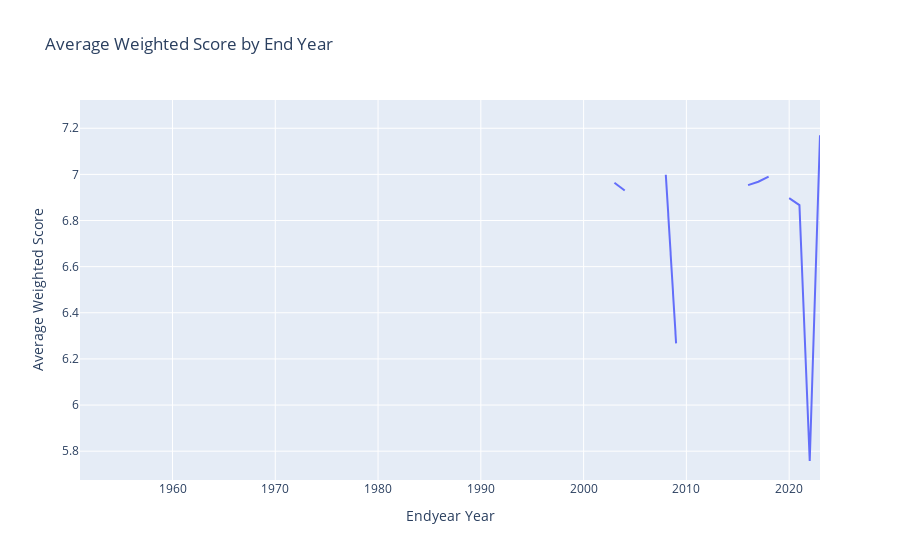

The notebook cell saved with this chart:
### Markdown cell above
## endyear et notation

### Code cell
mean_weighted_score_by_year = df.groupby('endyear')['weighted_score'].mean().reset_index()
px.line(mean_weighted_score_by_year, x='endyear', y='weighted_score', 
              labels={'endyear': 'Endyear Year', 'weighted_score': 'Average Weighted Score'},
              title='Average Weighted Score by End Year')

### Figure 1 — Plotly figure (JSON) as saved in the notebook; plotly's stock layout.template omitted (floating-point values rounded to 4 significant figures)
{"data": [{"hovertemplate": "Endyear Year=%{x}<br>Average Weighted Score=%{y}<extra></extra>", "legendgroup": "", "line": {"color": "#636efa", "dash": "solid"}, "marker": {"symbol": "circle"}, "mode": "lines", "name": "", "orientation": "v", "showlegend": false, "type": "scatter", "x": [1951.0, 1952.0, 1961.0, 1968.0, 1974.0, 1976.0, 1979.0, 1980.0, 1982.0, 1985.0, 1987.0, 1989.0, 1990.0, 1991.0, 1993.0, 1994.0, 1995.0, 1996.0, 1997.0, 1998.0, 1999.0, 2003.0, 2004.0, 2005.0, 2006.0, 2007.0, 2008.0, 2009.0, 2012.0, 2013.0, 2014.0, 2015.0, 2016.0, 2017.0, 2018.0, 2019.0, 2020.0, 2021.0, 2022.0, 2023.0], "xaxis": "x", "y": [NaN, NaN, NaN, NaN, NaN, NaN, 6.941, NaN, NaN, NaN, 7.24, NaN, NaN, NaN, 6.897, NaN, NaN, NaN, NaN, NaN, NaN, 6.964, 6.93, NaN, 7.009, NaN, 6.999, 6.267, NaN, NaN, NaN, NaN, 6.954, 6.968, 6.99, NaN, 6.897, 6.867, 5.757, 7.17], "yaxis": "y"}], "layout": {"legend": {"tracegroupgap": 0}, "title": {"text": "Average Weighted Score by End Year"}, "xaxis": {"anchor": "y", "domain": [0, 1], "title": {"text": "Endyear Year"}}, "yaxis": {"anchor": "x", "domain": [0, 1], "title": {"text": "Average Weighted Score"}}}}
